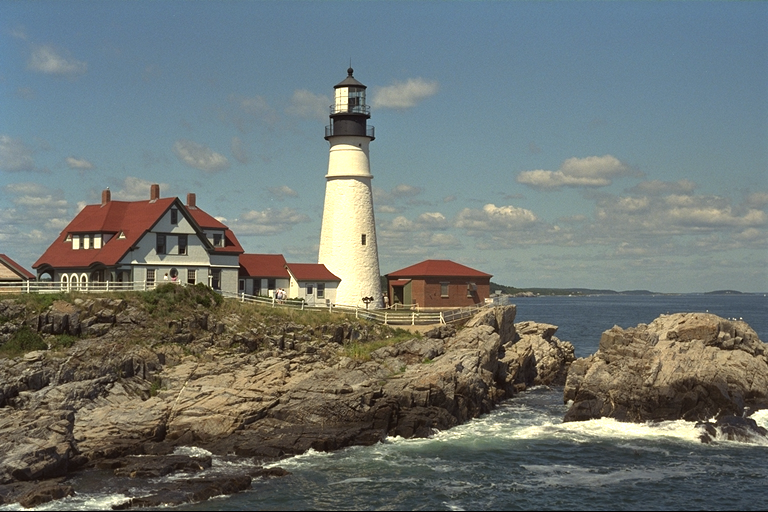
#> input picture HW3/lighthouse.png, 768 x 512 px
$ jupyter execute 'ECE-6123 HW3.ipynb'   (shell and % lines are left out)
#> lines starting #> are read from the running program, lines starting #| are printed output that depends on the picture
### ECE-GY 6123
### Nikita Makarov, Fall 2024

### Homework 3

Problem 1a:

[cell 1]
import numpy as np
import cv2
from matplotlib import pyplot as plt

# Create Gaussian Pyramid function
def gaussian_pyramid(im_data: np.ndarray, J: int) -> list[np.ndarray]:
    '''
    Compute and return the J-level Gaussian pyramid decomposition of a grayscale image.

    Parameters:
    im_data: 2D numpy array of the image data in grayscale
    J: int of the Gaussian pyramid level

    Returns:
    G: list of size J filled with 2D numpy arrays of the Gaussian pyramid, with the first element being level 0
    '''

    # Create Gaussian pyramid structure
    G = [im_data] # Create list with last element as level J

    # Iterate over all remaining levels
    for _ in range(0,J):
        width = int(im_data.shape[1]/2) # Calculate new width
        height = int(im_data.shape[0]/2) # Calculate new height
        im_data = cv2.resize(im_data,(width,height),interpolation=cv2.INTER_LINEAR) # Get next layer of image data
        G.insert(0, im_data) # Add new layer to front of list

    return G

# Create Laplacian Pyramid function
def laplacian_pyramid(im_data: np.ndarray, J: int) -> list[np.ndarray]:
    '''
    Compute and return the J-level Laplacian pyramid decomposition of a grayscale image.

    Parameters:
    im_data: 2D numpy array of the image data in grayscale
    J: int of the Laplacian pyramid level

    Returns:
    L: list of size J filled with 2D numpy arrays of the Laplacian pyramid, with the first element being level 0
    '''

    # Calculate Gaussian pyramid structure
    G = gaussian_pyramid(im_data, J)

    # Create Laplacian pyramid structure
    L = [G[0]] # Create list with first element as level 0

    # Iterate over all remaining levels
    for i in range(0,J):
        im_data = G[i+1] # Get first element in Gaussian pyramid
        (height,width) = im_data.shape # Get new width and height
        U = cv2.resize(G[i],(width,height),interpolation=cv2.INTER_CUBIC) # Perform upscaling for next layer
        L.append(im_data - U) # Add new layer to end of list

    return L

Problem 1b:

[cell 2]
# Create Laplacian reconstruction function
def reconstruct_laplacian(L: list[np.ndarray]) -> list[np.ndarray]:
    '''
    Reconstruct and return a grayscale image from a Laplacian pyramid structure.

    Parameters:
    L: list of size J filled with 2D numpy arrays of the Laplacian pyramid, with the first element being element 0

    Returns:
    R: list of size J filled with 2D numpy array of the reconstructed image in grayscale
    '''

    # Create reconstructed image structure
    R = [L[0]]

    # Iterate over levels of the laplacian pyramid
    for i in range(0,len(L)-1):
        (height,width) = L[i+1].shape # Get new width and height
        U = cv2.resize(R[i],(width,height),interpolation=cv2.INTER_CUBIC) # Perform upscaling for next layer
        R.append(L[i+1] + U) # Calculate new reconstructed layer

    return R

# Create function for composite arrays for image display
def composite_image(P: list[np.ndarray]) -> np.ndarray:
    '''
    Create a composite array from a Gaussian or Laplacian pyramid structure.

    Parameters:
    P: list filled with 2D numpy arrays of the Gaussian or Laplacian pyramids, with the first element being element 0

    Returns:
    C: 2D numpy array of the composite image
    '''

    # If pyramid has one element, just return that level
    if len(P) == 1:
        return P[0]

    # Create initial composite array
    height = max(np.shape(P[-1])[0],sum([np.shape(x)[0] for x in P[:-1]])) # Total height of composite image
    width = np.shape(P[-1])[1] + np.shape(P[-2])[1] # Total width of composite image
    C = np.full((height, width), np.nan) # Composite image array full of nan

    # Populate composite array
    height, width = np.shape(P[-1])
    C[:height, :width] = P[-1]
    height = 0
    P.reverse()
    for lvl in P[1:]:
        rows, cols = np.shape(lvl)
        C[height:height+rows, width:width+cols] = lvl
        height += rows

    return C

# Test reconstruction with a sample image
image = np.asarray(cv2.imread('lighthouse.png', cv2.IMREAD_GRAYSCALE),dtype=float)
#> image: shape (512, 768) float64; min 0, max 255, mean 116.4
J = 3
G = gaussian_pyramid(image, J) # Gaussian pyramid
#> after the loop in gaussian_pyramid, `for _ in range(0,J):`: G = 4 items
#> G = 4 items
L = laplacian_pyramid(image, J) # Laplacian pyramid
#> L = 4 items
R = reconstruct_laplacian(L) # Reconstructed image
#> the loop in reconstruct_laplacian, `for i in range(0,len(L)-1):` made 3 passes
#> (height, width) on passes 1 to 3: (128, 192), (256, 384), (512, 768)
#> R = 4 items

# Create figure for original image
plt.figure()
plt.imshow(image, interpolation='none', cmap='gray')
plt.title('Original image')
plt.axis('off')

# Create figure for composite Gaussian image
C = composite_image(G)
#> in composite_image, `height = max(np.shape(P[-1])[0],sum([np.shape(x)[0] for x in P[:-1]]))`: height = 512
#> in composite_image, `C = np.full((height, width), np.nan)`: C: shape (512, 1152) float64; every value is NaN or infinite
#> in composite_image, `C[:height, :width] = P[-1]`:
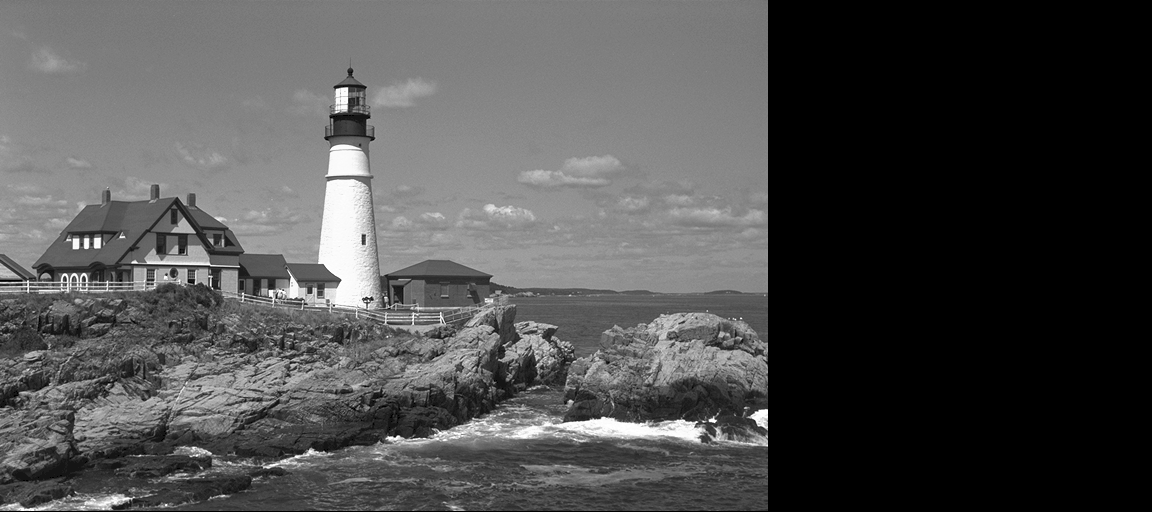
#> C: shape (512, 1152) float64; 33.33% of the values are NaN or infinite; the others: min 0, max 255, mean 116.4; drawn with min black, max white, NaN and infinite black
#> the loop in composite_image, `for lvl in P[1:]:` made 3 passes
#> (rows, cols, height) on passes 1 to 3: (256, 384, 256), (128, 192, 384), (64, 96, 448)
#> after the loop in composite_image, `for lvl in P[1:]:`:
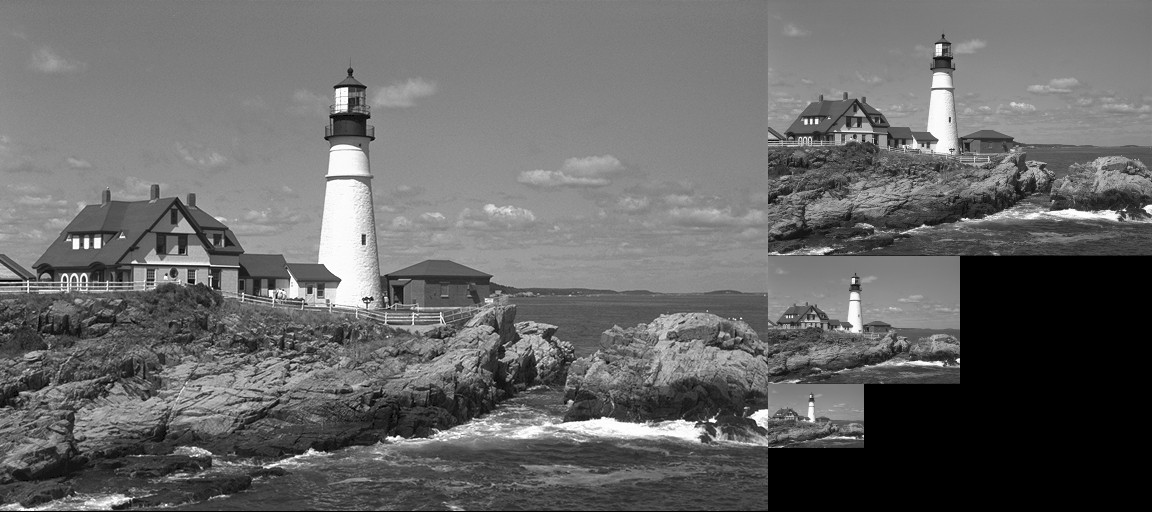
#> C: shape (512, 1152) float64; 11.46% of the values are NaN or infinite; the others: min 0, max 255, mean 116.4; drawn with min black, max white, NaN and infinite black
#> after the loop in composite_image, `for lvl in P[1:]:`: height = 448
plt.figure()
plt.imshow(C, interpolation='none', cmap='gray')
plt.title(f'Gaussian pyramid, J={J}')
plt.axis('off')

# Create figure for composite Laplacian image
C = composite_image(L)
#> in composite_image (call 2), `height = max(np.shape(P[-1])[0],sum([np.shape(x)[0] for x in P[:-1]]))`: height = 512
#> in composite_image (call 2), `C[:height, :width] = P[-1]`:
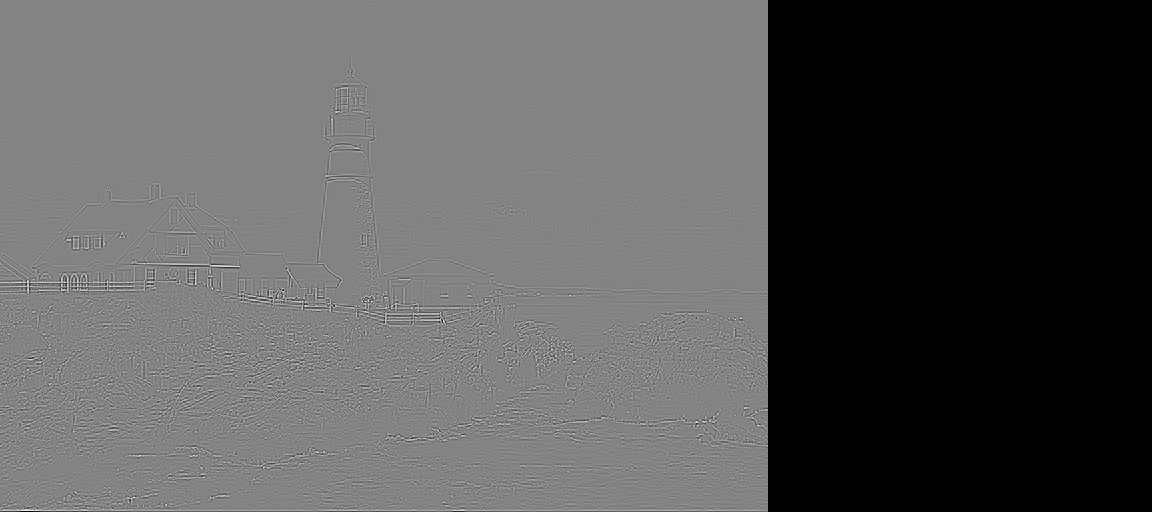
#> C: shape (512, 1152) float64; 33.33% of the values are NaN or infinite; the others: min -117.1, max 110, mean -0.00293; drawn with min black, max white, NaN and infinite black
#> the loop in composite_image (call 2), `for lvl in P[1:]:` made 3 passes
#> after the loop in composite_image (call 2), `for lvl in P[1:]:`:
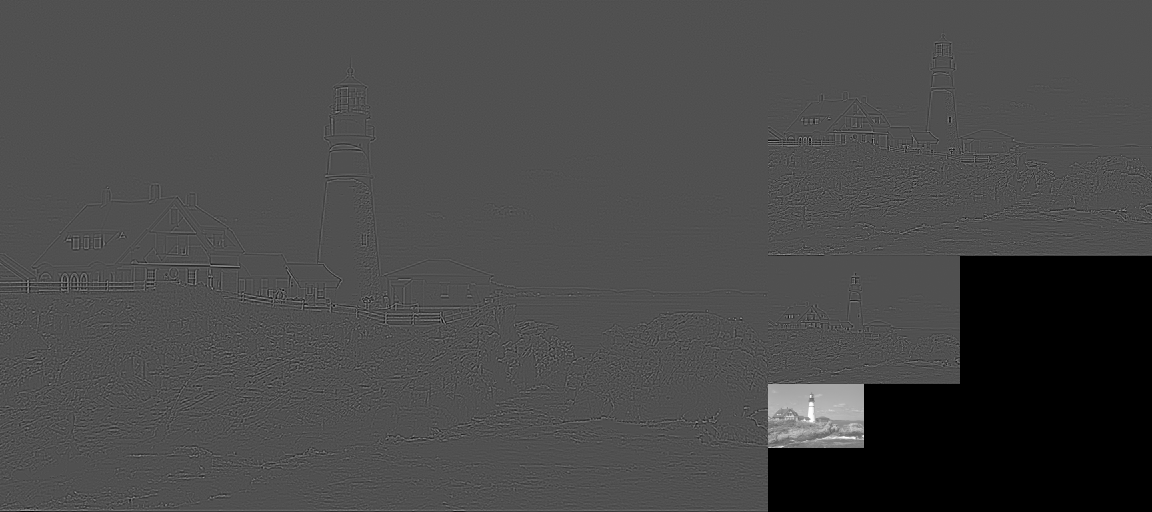
#> C: shape (512, 1152) float64; 11.46% of the values are NaN or infinite; the others: min -117.1, max 253, mean 1.37; drawn with min black, max white, NaN and infinite black
#> after the loop in composite_image (call 2), `for lvl in P[1:]:`: height = 448
plt.figure()
plt.imshow(C, interpolation='none', cmap='gray')
plt.title(f'Laplacian pyramidm J={J}')
plt.axis('off')

# Create figure for reconstructed image
C = composite_image(R)
plt.figure()
plt.imshow(C, interpolation='none', cmap='gray')
plt.title('Reconstructed image')
plt.axis('off')

Problem 1c:

[cell 3]
# Create function for quantize pyramid
def quantize_pyramid(P: list[np.ndarray], q: float, ep: float) -> list[np.ndarray]:
    '''
    Quantize the coefficients of the given pyramid with given step size and given mean.

    Parameters:
    P: list filled with 2D numpy arrays of the Gaussian or Laplacian pyramids, with the first element being element 0
    q: float of the quantization step size
    ep: float of the mean of the coefficient map

    Returns:
    Q: list filled with 2D numpy arrays of the quantized pyramid, with the first element being element 0
    '''

    # Create initial quantized pyramid
    Q = []

    # Iterate over given pyramid and fill quantize pyramid
    for lvl in P:
        Q.append(q*np.floor((lvl-ep)/q + 1/2) + ep)

    return Q

Problem 1d:

[cell 4]
# Create initial PSNR and NNZ arrays
q = 9
PSNR = np.zeros((q+1,J+1))
NNZ = np.zeros((q+1,J+1))
[rows,cols] = np.shape(image)
#> rows = 512; cols = 768

# Calculate quantized pyramids
for n in range(q+1):
    Q = quantize_pyramid(L, 2**n, 0)
    R = reconstruct_laplacian(Q)

    # Calculate PSNR and NNZ for given levels
    for i in range(J+1):
        R_U = cv2.resize(R[i], (cols,rows))
        MSE = np.mean((image - R_U)**2) # Mean squared error
        PSNR[n,i] = 10*np.log10((255**2)/MSE) # Peak signal to noise ratio, for image in range [0,255]
        NNZ[n,i] = np.sum(Q[i] != 0)
#> after the loop, NNZ = [[337837, 79533, 17996, 6144], [287672, 64927, 15177, 6144], [210422, 49015, 12931, 6144], [135655, 37050, 10024, 6144], [83764, 24550, 6484, 6144], [37112, 11666, 2848, 6144], [8242, 2761, 580, 6117], [447, 152, 40, 5513], [0, 0, 0, 2657], [0, 0, 0, 0]]; PSNR = [[6.31, 6.31, 6.32, 22.11], [6.31, 6.31, 6.32, 22.11], [6.3, 6.31, 6.32, 22.1], [6.3, 6.31, 6.32, 22.06], [6.3, 6.31, 6.32, 21.95], [6.3, 6.31, 6.31, 21.54], [6.28, 6.3, 6.29, 20.49], [6.27, 6.27, 6.27, 17.82], [6.26, 6.26, 6.26, 8.28], [6.26, 6.26, 6.26, 6.26]]

# Plot PSNR vs NNZ
for i in range(J+1):
    plt.figure()
    plt.plot(NNZ[:,i], PSNR[:,i])
    plt.xlabel('NNZ')
    plt.ylabel('PSNR')
    plt.title(f'Level J={i}')
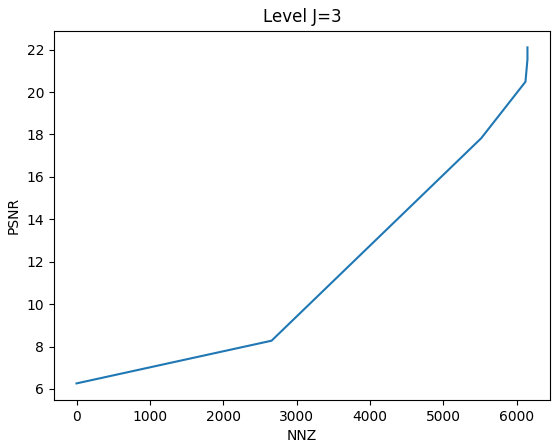
#> figure drawn by matplotlib, 1 panel

As the pyramid level increases, the image size gets smaller, since level 0 is the original image. At a certain point, specifically J=3, the PSNR for the given pyramid level increases at an exponential rate. This is somewhat expected, since as the pyramid level increases, we loose more and more of the data from the original image, so the potential error also increases.

Problem 1e:

For J=3, the curve shape of the PSNR vs NNZ plot has flipped. Instead of the PSNR reaching an equilibrium with the number of non-zero elements, it starts increasing exponentially. It appears that at around 6000 number of non-zeros the PSNR starts increasing faster than the NNZ.

Problem 2a:

[cell 5]
import pywt
from copy import copy

# Create wavelet transform function
def wavelet_transform(im_data: np.ndarray, J: int) -> list:
    '''
    Compute and return the J-level wavelet transform of a grayscale image.

    Parameters:
    im_data: 2D numpy array of the image data in grayscale
    J: int of the levels

    Returns:
    coeffs: list of the approximation and coefficients for each level
    '''

    coeffs = []

    # Calculate coefficients
    for _ in range(J):
        (im_data, (cH, cV, cD)) = pywt.dwt2(im_data, 'haar')
        coeffs.insert(0, (cH, cV, cD))

    coeffs.insert(0, im_data)

    return coeffs

# Reconstruct image from wavelet transform
def reconstruct_wavelet(coeffs: list) -> np.ndarray:
    '''
    Reconstruct an image from the J-level wavelet approximation and coefficients.

    Parameters:
    coeffs: list of the approximation and coefficients for each level

    Returns:
    R: 2D numpy array of the reconstructed image data
    '''

    R = coeffs[0] # Use last level approximation to start

    # Reconstruct the image
    for i in range(1,len(coeffs)):
        (cH, cV, cD) = coeffs[i]
        R = pywt.idwt2((R, (cH, cV, cD)), 'haar')

    return R

Problem 2b:

[cell 6]
# Create initial PSNR and NNZ arrays
q = 9
PSNR = np.zeros((q+1,J+1))
NNZ = np.zeros((q+1,J+1))

# Create figure for original image
plt.figure()
plt.imshow(image, interpolation='none', cmap='gray')
plt.title('Original image')
plt.axis('off')

# Create figure for composite wavelet image
Coeffs = wavelet_transform(image, J)
#> the loop in wavelet_transform, `for _ in range(J):` made 3 passes
#> pass 1, in wavelet_transform, `(im_data, (cH, cV, cD)) = pywt.dwt2(im_data, 'haar')`:
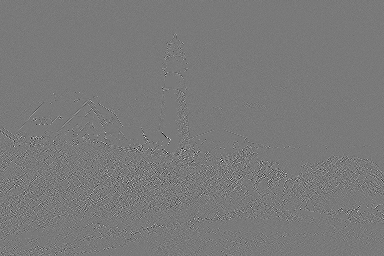
#> cD: shape (256, 384) float64; min -76, max 83, mean 0; drawn with min black and max white
#> after the loop in wavelet_transform, `for _ in range(J):`: coeffs = 3 items
#> Coeffs = 4 items
image_full = reconstruct_wavelet(Coeffs)
#> the loop in reconstruct_wavelet, `for i in range(1,len(coeffs)):` made 3 passes
#> pass 1, in reconstruct_wavelet, `(cH, cV, cD) = coeffs[i]`:
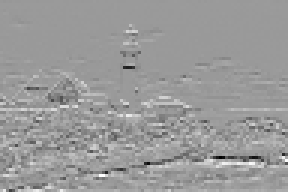
#> cH: shape (64, 96) float64 (shown 3 times larger); min -698.6, max 455.1, mean 1.6; drawn with min black and max white
#> pass 1, in reconstruct_wavelet, `(cH, cV, cD) = coeffs[i]`:
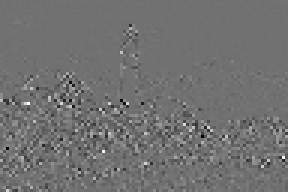
#> cD: shape (64, 96) float64 (shown 3 times larger); min -232.9, max 290.8, mean 0.2; drawn with min black and max white
plt.figure()
plt.imshow(image_full, interpolation='none', cmap='gray')
plt.title(f'Reconstructed image full')
plt.axis('off')

# Calculate quantized wavelets
for n in range(q):
    Coeffs_temp = copy(Coeffs)
    for i in range(1,4):
        (cH, cV, cD) = Coeffs_temp[i]
        [cH, cV, cD] = quantize_pyramid([cH, cV, cD], 2**n, 0)
        Coeffs_temp[i] = (cH, cV, cD)
        NNZ[n,0] += (np.sum(cH != 0) + np.sum(cV != 0) + np.sum(cD != 0))
    image_full = reconstruct_wavelet(Coeffs_temp)
    MSE = np.mean((image - image_full)**2) # Mean squared error
    PSNR[n,0] = 10*np.log10((255**2)/MSE) # Peak signal to noise ratio
#> this loop made 9 passes
#> MSE on passes 1 to 9: 0.112, 0.359, 1.32, 4.29, 11.99, 34.08, 87.72, 184.9, 305.2
#> after the loop, NNZ = [[338604, 0, 0, 0], [290681, 0, 0, 0], [223387, 0, 0, 0], [147622, 0, 0, 0], [96516, 0, 0, 0], [55247, 0, 0, 0], [24747, 0, 0, 0], [8023, 0, 0, 0], [1658, 0, 0, 0], [0, 0, 0, 0]]; PSNR = [[57.62, 0, 0, 0], [52.58, 0, 0, 0], [46.93, 0, 0, 0], [41.81, 0, 0, 0], [37.34, 0, 0, 0], [32.81, 0, 0, 0], [28.7, 0, 0, 0], [25.46, 0, 0, 0], [23.29, 0, 0, 0], [0, 0, 0, 0]]

# Plot PSNR and NNZ
plt.figure()
plt.plot(NNZ[:,0], PSNR[:,0])
plt.xlabel('NNZ')
plt.ylabel('PSNR')
plt.title('Level J=0')

# Create figure for level 1 wavelet image
Coeffs[-1] = tuple([np.zeros_like(v) for v in Coeffs[-1]])
image_1 = reconstruct_wavelet(Coeffs)
#> the loop in reconstruct_wavelet (call 11), `for i in range(1,len(coeffs)):` made 3 passes
#> pass 2, in reconstruct_wavelet (call 11), `(cH, cV, cD) = coeffs[i]`:
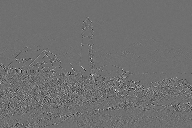
#> cD: shape (128, 192) float64; min -148.7, max 190.5, mean -0.1; drawn with min black and max white
plt.figure()
plt.imshow(image_1, interpolation='none', cmap='gray')
plt.title(f'Reconstructed image 1')
plt.axis('off')

# Calculate quantized wavelets
for n in range(q):
    Coeffs_temp = copy(Coeffs)
    for i in range(1,4):
        (cH, cV, cD) = Coeffs_temp[i]
        [cH, cV, cD] = quantize_pyramid([cH, cV, cD], 2**n, 0)
        Coeffs_temp[i] = (cH, cV, cD)
        NNZ[n,1] += (np.sum(cH != 0) + np.sum(cV != 0) + np.sum(cD != 0))
    image_full = reconstruct_wavelet(Coeffs_temp)
    MSE = np.mean((image - image_full)**2) # Mean squared error
    PSNR[n,1] = 10*np.log10((255**2)/MSE) # Peak signal to noise ratio
#> this loop made 9 passes
#> MSE on passes 1 to 9: 127.6, 127.7, 127.9, 128.7, 131, 138.3, 160.9, 216.4, 309.9
#> after the loop, NNZ = [[338604, 84155, 0, 0], [290681, 76012, 0, 0], [223387, 62403, 0, 0], [147622, 46672, 0, 0], [96516, 34826, 0, 0], [55247, 24238, 0, 0], [24747, 13967, 0, 0], [8023, 5872, 0, 0], [1658, 1515, 0, 0], [0, 0, 0, 0]]; PSNR = [[57.62, 27.07, 0, 0], [52.58, 27.07, 0, 0], [46.93, 27.06, 0, 0], [41.81, 27.04, 0, 0], [37.34, 26.96, 0, 0], [32.81, 26.72, 0, 0], [28.7, 26.06, 0, 0], [25.46, 24.78, 0, 0], [23.29, 23.22, 0, 0], [0, 0, 0, 0]]

# Plot PSNR and NNZ
plt.figure()
plt.plot(NNZ[:,1], PSNR[:,1])
plt.xlabel('NNZ')
plt.ylabel('PSNR')
plt.title('Level J=1')

# Create figure for level 2 wavelet image
Coeffs[-2] = tuple([np.zeros_like(v) for v in Coeffs[-2]])
image_2 = reconstruct_wavelet(Coeffs)
plt.figure()
plt.imshow(image_2, interpolation='none', cmap='gray')
plt.title(f'Reconstructed image 2')
plt.axis('off')

# Calculate quantized wavelets
for n in range(q):
    Coeffs_temp = copy(Coeffs)
    for i in range(1,4):
        (cH, cV, cD) = Coeffs_temp[i]
        [cH, cV, cD] = quantize_pyramid([cH, cV, cD], 2**n, 0)
        Coeffs_temp[i] = (cH, cV, cD)
        NNZ[n,2] += (np.sum(cH != 0) + np.sum(cV != 0) + np.sum(cD != 0))
    image_full = reconstruct_wavelet(Coeffs_temp)
    MSE = np.mean((image - image_full)**2) # Mean squared error
    PSNR[n,2] = 10*np.log10((255**2)/MSE) # Peak signal to noise ratio
#> this loop made 9 passes
#> MSE on passes 1 to 9: 282.6, 282.6, 282.6, 282.8, 283.3, 285.1, 291.1, 309.3, 349.6
#> after the loop, NNZ = [[338604, 84155, 17137, 0], [290681, 76012, 15880, 0], [223387, 62403, 13663, 0], [147622, 46672, 11042, 0], [96516, 34826, 8921, 0], [55247, 24238, 6912, 0], [24747, 13967, 4717, 0], [8023, 5872, 2489, 0], [1658, 1515, 846, 0], [0, 0, 0, 0]]; PSNR = [[57.62, 27.07, 23.62, 0], [52.58, 27.07, 23.62, 0], [46.93, 27.06, 23.62, 0], [41.81, 27.04, 23.62, 0], [37.34, 26.96, 23.61, 0], [32.81, 26.72, 23.58, 0], [28.7, 26.06, 23.49, 0], [25.46, 24.78, 23.23, 0], [23.29, 23.22, 22.7, 0], [0, 0, 0, 0]]

# Plot PSNR and NNZ
plt.figure()
plt.plot(NNZ[:,2], PSNR[:,2])
plt.xlabel('NNZ')
plt.ylabel('PSNR')
plt.title('Level J=2')

# Create figure for level 3 wavelet image
Coeffs[-3] = tuple([np.zeros_like(v) for v in Coeffs[-3]])
image_3 = reconstruct_wavelet(Coeffs)
#> the loop in reconstruct_wavelet (call 31), `for i in range(1,len(coeffs)):` made 3 passes
#> pass 2, in reconstruct_wavelet (call 31), `R = pywt.idwt2((R, (cH, cV, cD)), 'haar')`:
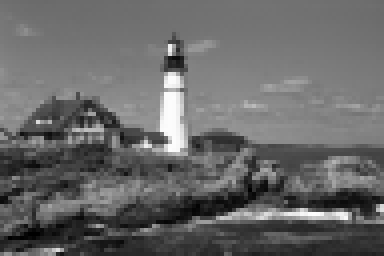
#> R: shape (256, 384) float64; min 44.16, max 506.1, mean 232.9; drawn with min black and max white
plt.figure()
plt.imshow(image_3, interpolation='none', cmap='gray')
plt.title(f'Reconstructed image 3')
plt.axis('off')

# Calculate quantized wavelets
for n in range(q):
    Coeffs_temp = copy(Coeffs)
    for i in range(1,4):
        (cH, cV, cD) = Coeffs_temp[i]
        [cH, cV, cD] = quantize_pyramid([cH, cV, cD], 2**n, 0)
        Coeffs_temp[i] = (cH, cV, cD)
        NNZ[n,3] += (np.sum(cH != 0) + np.sum(cV != 0) + np.sum(cD != 0))
    image_full = reconstruct_wavelet(Coeffs_temp)
    MSE = np.mean((image - image_full)**2) # Mean squared error
    PSNR[n,3] = 10*np.log10((255**2)/MSE) # Peak signal to noise ratio
#> after the loop, PSNR = [[57.62, 27.07, 23.62, 21.7], [52.58, 27.07, 23.62, 21.7], [46.93, 27.06, 23.62, 21.7], [41.81, 27.04, 23.62, 21.7], [37.34, 26.96, 23.61, 21.7], [32.81, 26.72, 23.58, 21.7], [28.7, 26.06, 23.49, 21.7], [25.46, 24.78, 23.23, 21.7], [23.29, 23.22, 22.7, 21.7], [0, 0, 0, 0]]

# Plot PSNR and NNZ
plt.figure()
plt.plot(NNZ[:,3], PSNR[:,3])
plt.xlabel('NNZ')
plt.ylabel('PSNR')
plt.title('Level J=3')
